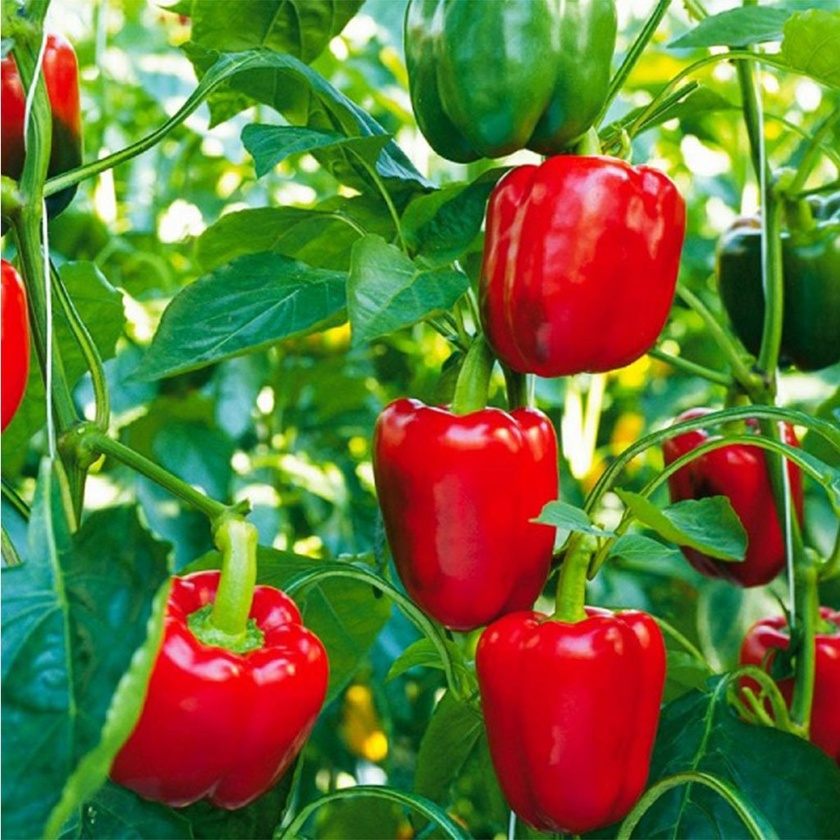
#> input picture DATA/8_pepber.jpg, 840 x 840 px, shrunk from 1024 x 1024 before the run, found by its file name
$ jupyter execute odev2.ipynb
#> lines starting #> are read from the running program, lines starting #| are printed output that depends on the picture
[cell 1]
#yesil kanalinda 150 ile 200 arasinda hicbir piksel degeri olmasin

[cell 2]
import cv2
import numpy as np
import matplotlib.pyplot as plt

[cell 3]
img = plt.imread('DATA/8_pepber.jpg')
#> img is the input picture: shape (840, 840, 3); mean R, G, B 103.2, 114.5, 55.3
plt.imshow(img)
img.shape
#> Out = (840, 840, 3)

[cell 4]
red = img[:, :, 0]
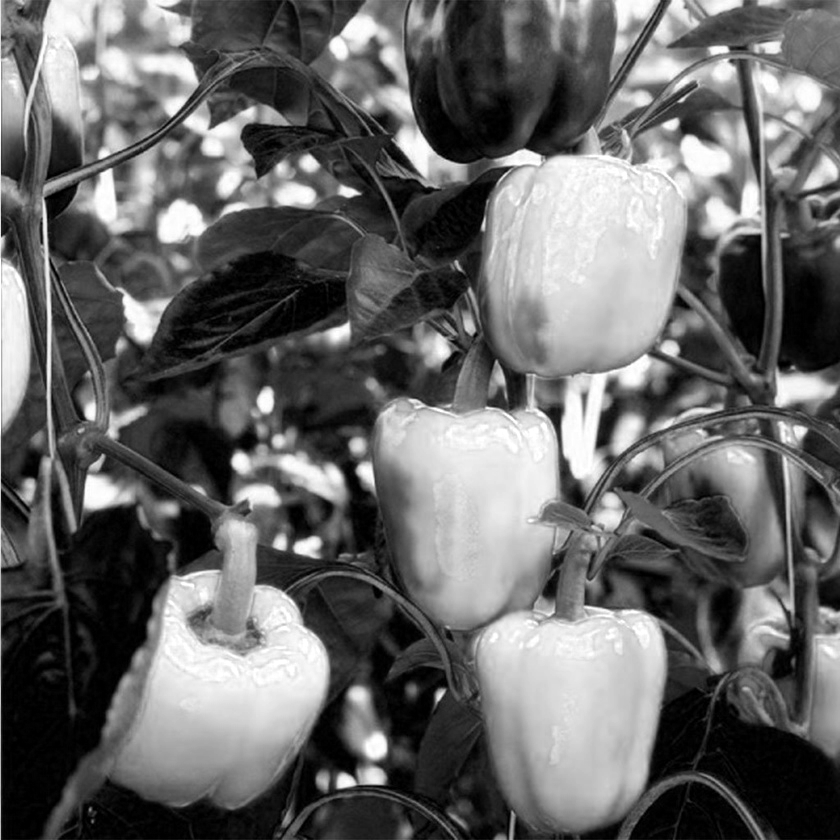
#> red: shape (840, 840); min 0, max 255, mean 103.2
green = img[:,:,1]
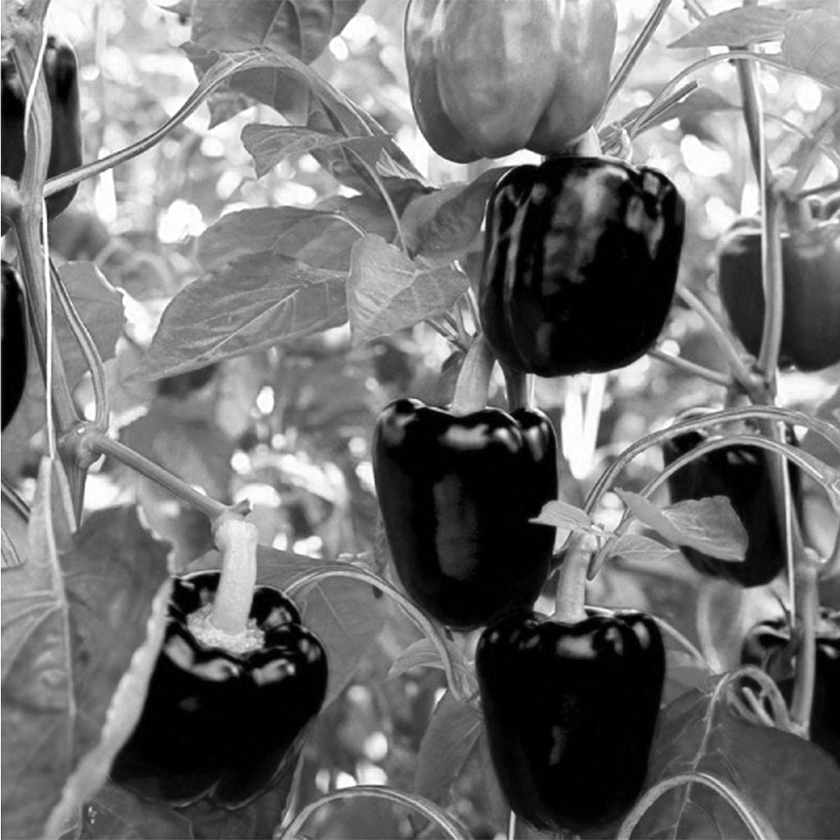
#> green: shape (840, 840); min 0, max 255, mean 114.5
blue = img[:, :, 2]
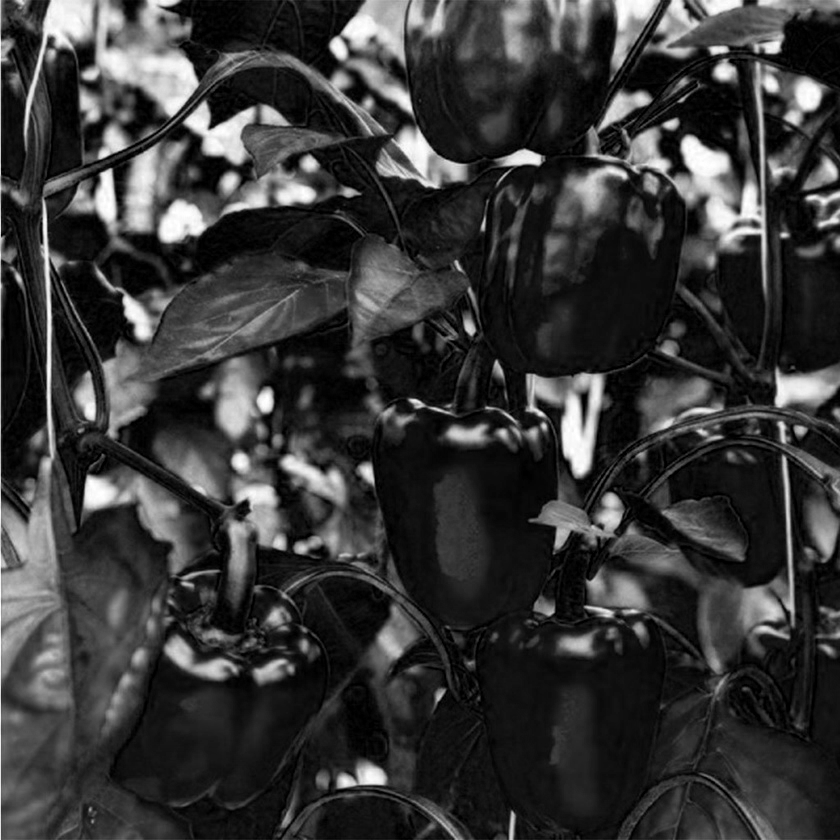
#> blue: shape (840, 840); min 0, max 255, mean 55.3
green.shape
plt.imshow(green)

[cell 5]
imgNew = np.copy(img)
for row in imgNew[:, :, 0]:
    for col in row:
        if(col > 150):
            col = 0
#> after the loop, col = 22

[cell 6]
imgNew[10,10,1]
#> Out = 194

[cell 7]
for row in green:
    #print(row)
    for col in row:
        #print(col)
        if(col > 150 or col < 200):
            print(col)
            col = 10
#> this loop made 840 passes
#> (printed output is left out)
#> after the loop, col = 10
imgNew = cv2.merge([red, green, blue])

[cell 8]
plt.subplot(121)
plt.imshow(img)
plt.subplot(122)
plt.imshow(imgNew)
#plt.imsave('imgNew.jpg', imgNew)
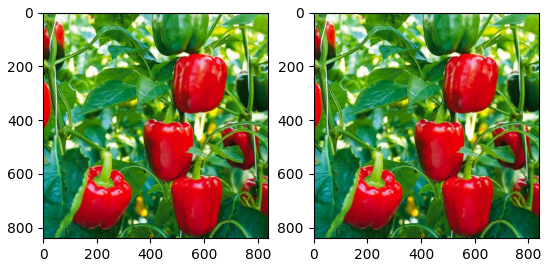
#> figure drawn by matplotlib, 2 panels

$ run again, with DATA/13_noised.jpg copied over DATA/8_pepber.jpg
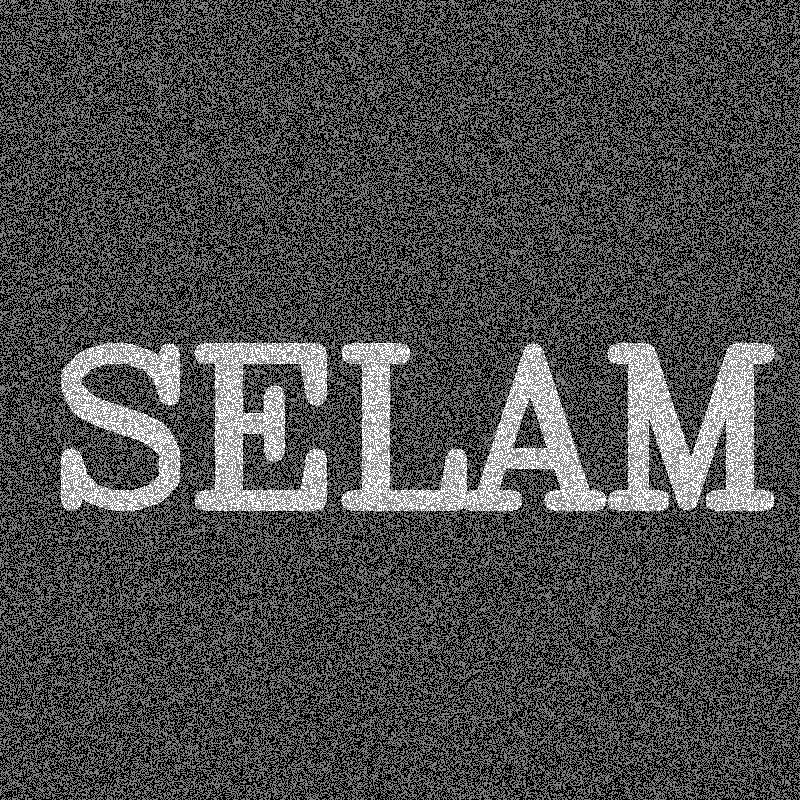
#> input picture DATA/13_noised.jpg, 800 x 800 px, found by its file name
#> img is the input picture: shape (800, 800, 3); min 0, max 255, mean 76.9
#> after the loop `for row in imgNew[:, :, 0]:`: col = 127
#> `imgNew[10,10,1]`: Out = 0
#> the loop `for row in green:` made 800 passes
#> (printed output is left out)
#> after the loop `for row in green:`: col = 10
#> `[cell 8] plt.subplot(121) plt.imshow(img) plt.subplot(122) plt.imshow(..`:
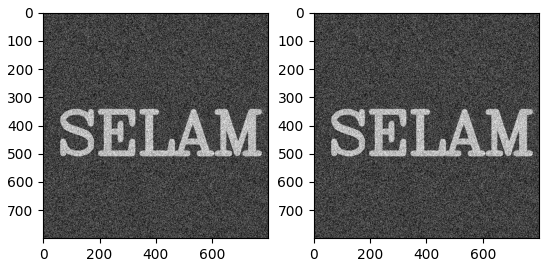
#> figure drawn by matplotlib, 2 panels
